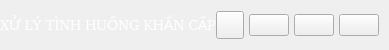
           <widget class="QFrame" name="contentTopBg">
            <property name="minimumSize">
             <size>
              <width>0</width>
              <height>50</height>
             </size>
            </property>
            <property name="maximumSize">
             <size>
              <width>16777215</width>
              <height>50</height>
             </size>
            </property>
            <property name="frameShape">
             <enum>QFrame::NoFrame</enum>
            </property>
            <property name="frameShadow">
             <enum>QFrame::Raised</enum>
            </property>
            <layout class="QHBoxLayout" name="horizontalLayout">
             <property name="spacing">
              <number>0</number>
             </property>
             <property name="leftMargin">
              <number>0</number>
             </property>
             <property name="topMargin">
              <number>0</number>
             </property>
             <property name="rightMargin">
              <number>10</number>
             </property>
             <property name="bottomMargin">
              <number>0</number>
             </property>
             <item>
              <widget class="QFrame" name="leftBox">
               <property name="sizePolicy">
                <sizepolicy hsizetype="Expanding" vsizetype="Preferred">
                 <horstretch>0</horstretch>
                 <verstretch>0</verstretch>
                </sizepolicy>
               </property>
               <property name="frameShape">
                <enum>QFrame::NoFrame</enum>
               </property>
               <property name="frameShadow">
                <enum>QFrame::Raised</enum>
               </property>
               <layout class="QHBoxLayout" name="horizontalLayout_3">
                <property name="spacing">
                 <number>0</number>
                </property>
                <property name="leftMargin">
                 <number>0</number>
                </property>
                <property name="topMargin">
                 <number>0</number>
                </property>
                <property name="rightMargin">
                 <number>0</number>
                </property>
                <property name="bottomMargin">
                 <number>0</number>
                </property>
                <item>
                 <widget class="QLabel" name="titleRightInfo">
                  <property name="sizePolicy">
                   <sizepolicy hsizetype="Preferred" vsizetype="Expanding">
                    <horstretch>0</horstretch>
                    <verstretch>0</verstretch>
                   </sizepolicy>
                  </property>
                  <property name="maximumSize">
                   <size>
                    <width>16777215</width>
                    <height>45</height>
                   </size>
                  </property>
                  <property name="font">
                   <font>
                    <family>#9Slide03 AllRoundGothic</family>
                    <pointsize>10</pointsize>
                    <weight>50</weight>
                    <italic>false</italic>
                    <bold>false</bold>
                   </font>
                  </property>
                  <property name="styleSheet">
                   <string notr="true">font: 10pt &quot;#9Slide03 AllRoundGothic&quot;;</string>
                  </property>
                  <property name="text">
                   <string>&lt;html&gt;&lt;head/&gt;&lt;body&gt;&lt;p&gt;&lt;span style=&quot; font-size:11pt; color:#ffffff;&quot;&gt;XỬ LÝ TÌNH HUỐNG KHẨN CẤP&lt;/span&gt;&lt;/p&gt;&lt;/body&gt;&lt;/html&gt;</string>
                  </property>
                  <property name="alignment">
                   <set>Qt::AlignLeading|Qt::AlignLeft|Qt::AlignVCenter</set>
                  </property>
                 </widget>
                </item>
               </layout>
              </widget>
             </item>
             <item alignment="Qt::AlignRight">
              <widget class="QFrame" name="rightButtons">
               <property name="minimumSize">
                <size>
                 <width>0</width>
                 <height>28</height>
                </size>
               </property>
               <property name="frameShape">
                <enum>QFrame::NoFrame</enum>
               </property>
               <property name="frameShadow">
                <enum>QFrame::Raised</enum>
               </property>
               <layout class="QHBoxLayout" name="horizontalLayout_2">
                <property name="spacing">
                 <number>5</number>
                </property>
                <property name="leftMargin">
                 <number>0</number>
                </property>
                <property name="topMargin">
                 <number>0</number>
                </property>
                <property name="rightMargin">
                 <number>0</number>
                </property>
                <property name="bottomMargin">
                 <number>0</number>
                </property>
                <item>
                 <widget class="QPushButton" name="settingsTopBtn">
                  <property name="minimumSize">
                   <size>
                    <width>28</width>
                    <height>28</height>
                   </size>
                  </property>
                  <property name="maximumSize">
                   <size>
                    <width>28</width>
                    <height>28</height>
                   </size>
                  </property>
                  <property name="cursor">
                   <cursorShape>PointingHandCursor</cursorShape>
                  </property>
                  <property name="toolTip">
                   <string>Settings</string>
                  </property>
                  <property name="text">
                   <string/>
                  </property>
                  <property name="icon">
                   <iconset resource="resources.qrc">
                    <normaloff>:/icons/images/icons/icon_settings.png</normaloff>:/icons/images/icons/icon_settings.png</iconset>
                  </property>
                  <property name="iconSize">
                   <size>
                    <width>20</width>
                    <height>20</height>
                   </size>
                  </property>
                 </widget>
                </item>
                <item>
                 <widget class="QPushButton" name="minimizeAppBtn">
                  <property name="styleSheet">
                   <string notr="true">image: url(:/images/images/images/button_3.png);</string>
                  </property>
                  <property name="text">
                   <string/>
                  </property>
                 </widget>
                </item>
                <item>
                 <widget class="QPushButton" name="maximizeRestoreAppBtn">
                  <property name="styleSheet">
                   <string notr="true">image: url(:/images/images/images/button_2.png);</string>
                  </property>
                  <property name="text">
                   <string/>
                  </property>
                 </widget>
                </item>
                <item>
                 <widget class="QPushButton" name="closeAppBtn">
                  <property name="styleSheet">
                   <string notr="true">image: url(:/images/images/images/button_1.png);</string>
                  </property>
                  <property name="text">
                   <string/>
                  </property>
                 </widget>
                </item>
               </layout>
              </widget>
             </item>
            </layout>
           </widget>
